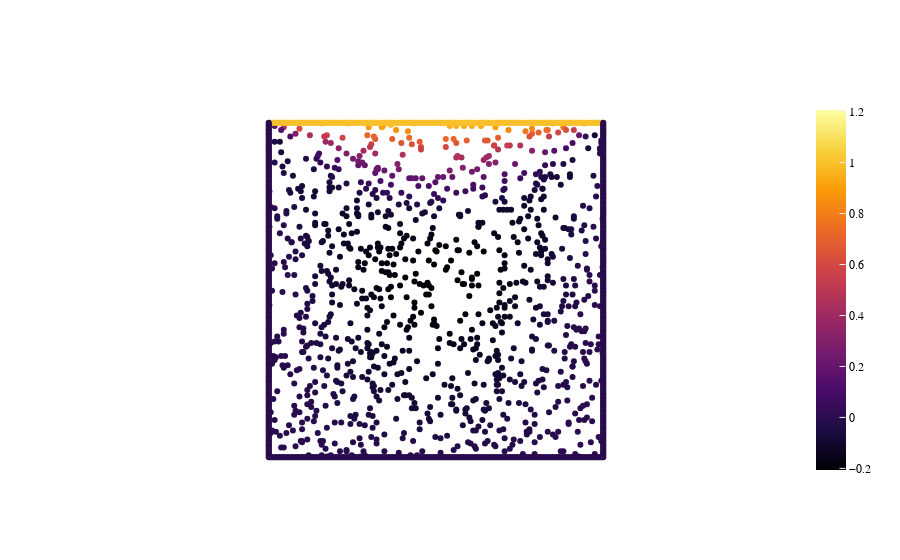

Notebook cell for this chart:
### Code cell
index = np.random.randint(low=0,high=65536,size=1000,dtype=int)

fig = go.Figure()
fig.add_trace(go.Scatter(x=dataset.x[index,0],
                                y=dataset.x[index,1],
                                mode='markers',
                                marker=dict(
                                    color=dataset.y[case_n,index,channel],
                                    colorscale='Viridis',
                                    coloraxis='coloraxis'
                                    ),
                                text=dataset.y[case_n,index,channel],
                                name='Internal Field')) # hover text goes here

for patch in dataset.patch_indices:
    index = dataset.patch_indices[patch]
    fig.add_trace(go.Scatter(x=dataset.x[index,0],
                                y=dataset.x[index,1],
                                mode='markers',
                                marker=dict(
                                    color=dataset.y[case_n,index,channel],
                                    colorscale='Viridis',
                                    coloraxis='coloraxis'
                                    ),
                                text=dataset.y[case_n,index,channel],
                                name=patch)) # hover text goes here

fig.update_layout(coloraxis = {'colorscale':'Inferno', 'cmid': 0.5, 'reversescale': False}, 
                  font_family="Times New Roman", font_color="black", template="ggplot2"#, margin=dict(l=80, r=20, t=20, b=20, pad=0)
    ,autosize=True, 
    yaxis_scaleanchor="x",plot_bgcolor='rgba(0,0,0,0)',
    showlegend=False)

fig['layout']['xaxis']['visible'] = False
fig['layout']['yaxis']['visible'] = False
fig.show()

### Figure 1 — Plotly figure (JSON) as saved in the notebook; plotly's stock layout.template omitted (floating-point values rounded to 4 significant figures; data arrays with more than 128 entries replaced by an {"elided": "..."} marker saying what was removed)
{"data": [{"marker": {"color": {"elided": "1000 float values"}, "coloraxis": "coloraxis", "colorscale": [[0, "#440154"], [0.1111, "#482878"], [0.2222, "#3e4989"], [0.3333, "#31688e"], [0.4444, "#26828e"], [0.5556, "#1f9e89"], [0.6667, "#35b779"], [0.7778, "#6ece58"], [0.8889, "#b5de2b"], [1, "#fde725"]]}, "mode": "markers", "name": "Internal Field", "text": {"elided": "1000 float values"}, "type": "scatter", "x": {"elided": "1000 float values"}, "y": {"elided": "1000 float values"}}, {"marker": {"color": {"elided": "257 int values"}, "coloraxis": "coloraxis", "colorscale": [[0, "#440154"], [0.1111, "#482878"], [0.2222, "#3e4989"], [0.3333, "#31688e"], [0.4444, "#26828e"], [0.5556, "#1f9e89"], [0.6667, "#35b779"], [0.7778, "#6ece58"], [0.8889, "#b5de2b"], [1, "#fde725"]]}, "mode": "markers", "name": "movingWall", "text": {"elided": "257 int values"}, "type": "scatter", "x": {"elided": "257 float values"}, "y": {"elided": "257 int values"}}, {"marker": {"color": {"elided": "769 int values"}, "coloraxis": "coloraxis", "colorscale": [[0, "#440154"], [0.1111, "#482878"], [0.2222, "#3e4989"], [0.3333, "#31688e"], [0.4444, "#26828e"], [0.5556, "#1f9e89"], [0.6667, "#35b779"], [0.7778, "#6ece58"], [0.8889, "#b5de2b"], [1, "#fde725"]]}, "mode": "markers", "name": "fixedWalls", "text": {"elided": "769 int values"}, "type": "scatter", "x": {"elided": "769 float values"}, "y": {"elided": "769 float values"}}], "layout": {"autosize": true, "coloraxis": {"cmid": 0.5, "colorscale": [[0, "#000004"], [0.1111, "#1b0c41"], [0.2222, "#4a0c6b"], [0.3333, "#781c6d"], [0.4444, "#a52c60"], [0.5556, "#cf4446"], [0.6667, "#ed6925"], [0.7778, "#fb9b06"], [0.8889, "#f7d13d"], [1, "#fcffa4"]], "reversescale": false}, "font": {"color": "black", "family": "Times New Roman"}, "plot_bgcolor": "rgba(0,0,0,0)", "showlegend": false, "xaxis": {"visible": false}, "yaxis": {"scaleanchor": "x", "visible": false}}}
